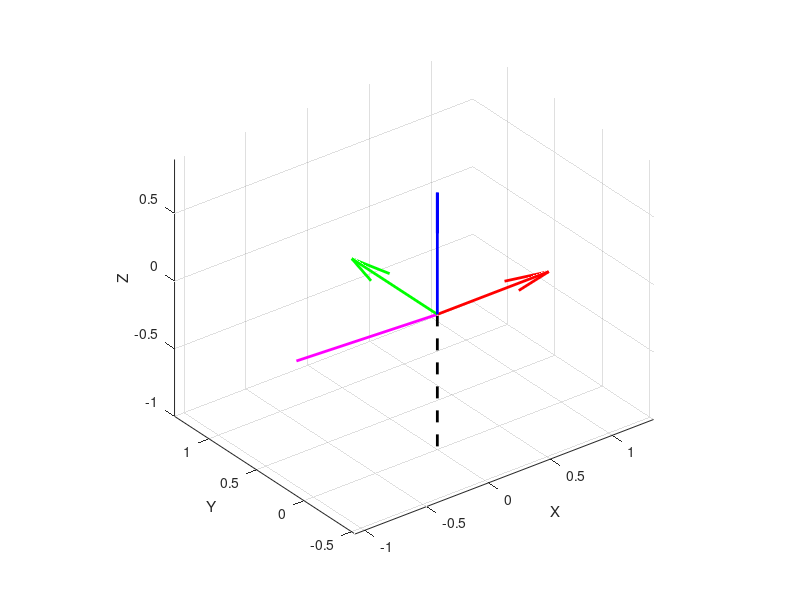

Here is the MATLAB script that generated this plot:
%%%%%%%%%%%%%%%%%%%%%%%%%%%%%%%%%%%%%%%%%%%%%%%%%%%%%%%%%%%%%%%%%%%%%%%%%%%
% testing rotations
%%%%%%%%%%%%%%%%%%%%%%%%%%%%%%%%%%%%%%%%%%%%%%%%%%%%%%%%%%%%%%%%%%%%%%%%%%%
clear all; clc; close all;

% extrinsic rotation angles
theta_x = 1.0;
theta_y = 1.0;

% extrinsic rotation angles
L = 1;
r0 = [0, 0, -L];
% R_pitch_ = R_pitch(y_angle);
% R_roll_ = R_roll(x_angle);
% r_rot = R_roll_ * R_pitch_ * r0';
r_z = -sqrt(L^2 / (tan(theta_x)^2 + tan(theta_y)^2 + 1));
r_x = r_z * tan(theta_y);
r_y = -r_z * tan(theta_x);
r_rot = [r_x, r_y, r_z]

% find the absolute angles 
% theta_y = 
% theta_x = 
% theta_x = rad2deg(theta_x);
% theta_y = rad2deg(theta_y);

% x_angle = rad2deg(x_angle);
% y_angle = rad2deg(y_angle);

% disp(['theta_x_extrinsic: ', num2str(x_angle)]);
% disp(['theta_y_extrinsic: ', num2str(x_angle)]);
% disp(['theta_x: ', num2str(theta_x)]);
% disp(['theta_y: ', num2str(theta_y)]);

% plot it in 3D
figure;
grid on; hold on; 
axis equal;

%  plot axis
quiver3(0, 0, 0, 1, 0, 0, 'r', 'LineWidth', 2);
quiver3(0, 0, 0, 0, 1, 0, 'g', 'LineWidth', 2);
quiver3(0, 0, 0, 0, 0, 1, 'b', 'LineWidth', 2);

% plot initial vector
plot3([0, r0(1)], [0, r0(2)], [0, r0(3)], 'k--', 'LineWidth', 2);

% plot rotated vector
plot3([0, r_rot(1)], [0, r_rot(2)], [0, r_rot(3)], 'm', 'LineWidth', 2);

xlabel('X');
ylabel('Y');
zlabel('Z');
view(3);

% % extrinsic rotation angles
% function R_z = R_yaw(angle)
%     R_z = [1, 0,           0;
%            0, cos(angle), -sin(angle);
%            0, sin(angle),  cos(angle)];
% end

% % extrinsic rotation angles
% function R_y = R_pitch(angle)
%     R_y = [cos(angle),  0, sin(angle);
%            0,           1, 0;
%           -sin(angle),  0, cos(angle)];
% end

% % extrinsic rotation angles
% function R_x = R_roll(angle)
%     R_x = [cos(angle), -sin(angle), 0;
%            sin(angle),  cos(angle), 0;
%            0,           0,          1];
% end